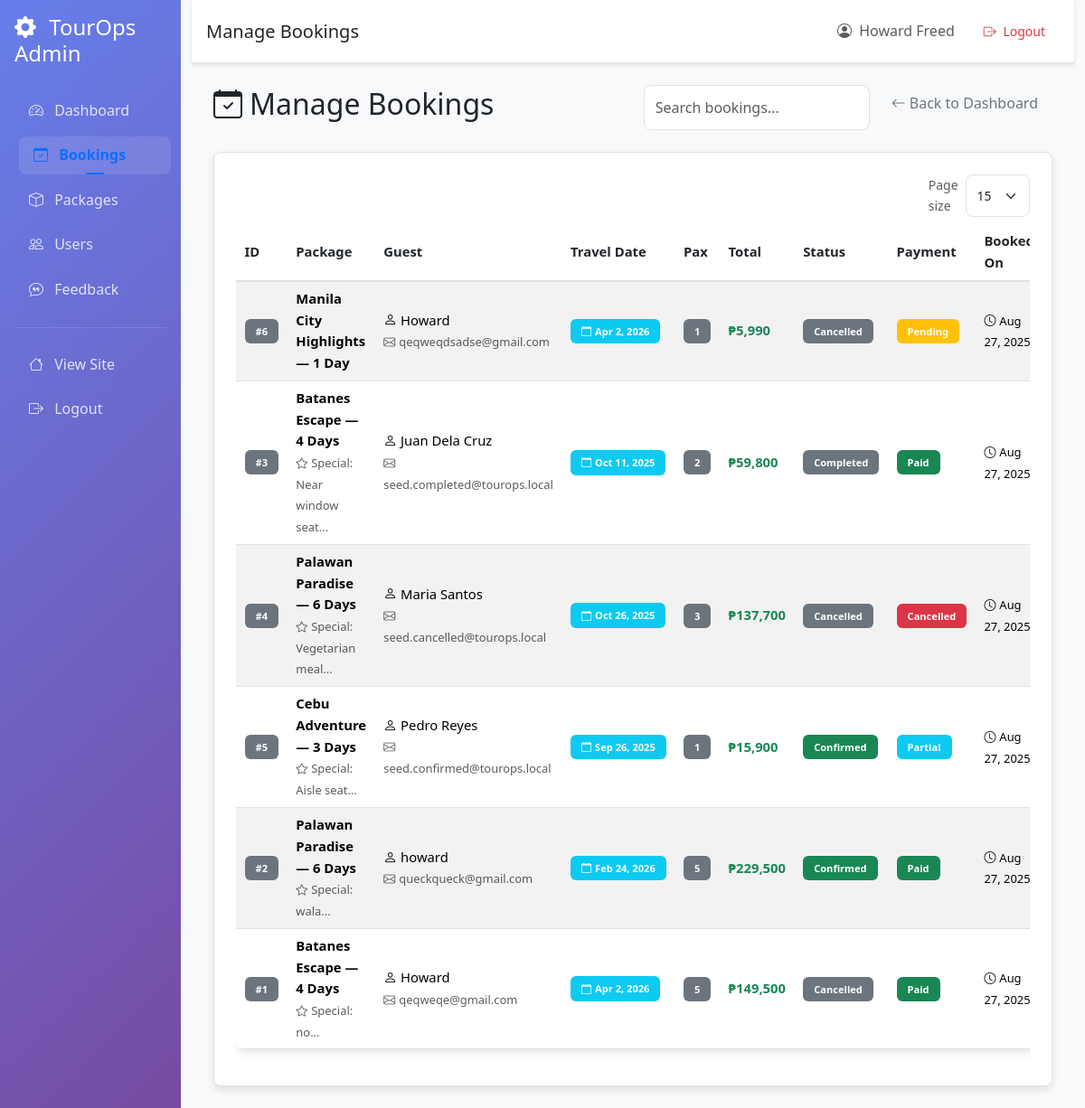
Page /admin/bookings.php (signed in) on the committed database.
### tables this page shows
CREATE TABLE `bookings` (
  `id` int(11) NOT NULL,
  `user_id` int(11) DEFAULT NULL,
  `guest_name` varchar(150) NOT NULL,
  `guest_email` varchar(150) NOT NULL,
  `package_id` int(11) NOT NULL,
  `pax` int(11) NOT NULL,
  `total` decimal(10,2) NOT NULL,
  `travel_date` date NOT NULL,
  `special_requests` text DEFAULT NULL,
  `payment_status` enum('Pending','Paid','Partial','Cancelled') DEFAULT 'Pending',
  `status` varchar(30) DEFAULT 'Pending',
  `notes` text DEFAULT NULL,
  `created_at` timestamp NOT NULL DEFAULT current_timestamp()
);

CREATE TABLE `packages` (
  `id` int(11) NOT NULL,
  `title` varchar(200) NOT NULL,
  `description` text DEFAULT NULL,
  `days` int(11) NOT NULL,
  `duration` varchar(50) DEFAULT NULL,
  `price` decimal(10,2) NOT NULL,
  `highlights` text DEFAULT NULL,
  `image` varchar(255) DEFAULT NULL,
  `image_url` varchar(255) DEFAULT NULL,
  `location` varchar(200) DEFAULT NULL,
  `group_size` int(11) DEFAULT 1,
  `created_at` timestamp NOT NULL DEFAULT current_timestamp()
);

### inc/pagination.php (called while the page is built, shortened)
<?php
function pagination_allowed_sizes(): array {
    return [10, 15, 30, 50];
}
function pagination_get_page_and_size(int $defaultPageSize = 15): array {
    $allowed = pagination_allowed_sizes();
    $page = isset($_GET['page']) ? max(1, (int)$_GET['page']) : 1;
    $perPage = isset($_GET['pageSize']) ? (int)$_GET['pageSize'] : $defaultPageSize;
    $offset = ($page - 1) * $perPage;
    return [$page, $perPage, $offset];
}

### admin/bookings.php (the view, shortened to what this page needs)
<?php
require_once '../inc/db.php';
require_once '../inc/pagination.php';
list($page, $perPage, $offset) = pagination_get_page_and_size(15);
$stm = $pdo->prepare("SELECT b.*, p.title
                      FROM bookings b
                      JOIN packages p ON p.id = b.package_id
                      ORDER BY b.created_at DESC
                      LIMIT :limit OFFSET :offset");
$stm->bindValue(':limit', $perPage, PDO::PARAM_INT);
$stm->bindValue(':offset', $offset, PDO::PARAM_INT);
$stm->execute();
$bookings = $stm->fetchAll();
include 'header.php';
?>
<div class="d-flex justify-content-between align-items-center mb-4">
    <h2><i class="bi bi-calendar-check me-2"></i>Manage Bookings</h2>
    <div class="d-flex gap-2">
        <input type="text" class="form-control table-search" placeholder="Search bookings..." style="width: 250px;">
        <a href="index.php" class="btn btn-outline-secondary">
            <i class="bi bi-arrow-left me-1"></i>Back to Dashboard
        </a>
    </div>
</div>
<div class="card no-hover">
    <div class="card-body">
        <div class="d-flex justify-content-end mb-2">
            <form method="get" class="d-flex align-items-center gap-2">
                <label class="text-muted small mb-0">Page size</label>
                <select name="pageSize" class="form-select form-select-sm" onchange="this.form.submit()">
                    <?php foreach (pagination_allowed_sizes() as $size): ?>
                        <option value="<?= $size ?>" <?= $perPage===$size? 'selected':'' ?>><?= $size ?></option>
                    <?php endforeach; ?>
                </select>
            </form>
        </div>
        <div class="table-responsive sticky-head">
            <table class="table table-striped table-hover table-compact">
                <thead class="table-dark">
                    <tr>
                        <th>ID</th>
                        <th>Package</th>
                        <th>Guest</th>
                        <th>Travel Date</th>
                        <th>Pax</th>
                        <th>Total</th>
                        <th>Status</th>
                        <th>Payment</th>
                        <th>Booked On</th>
                    </tr>
                </thead>
                <tbody>
                    <?php foreach ($bookings as $b): ?>
                        <tr>
                            <td><span class="badge bg-secondary">#<?=$b['id']?></span></td>
                            <td>
                                <strong><?=htmlspecialchars($b['title'])?></strong>
                                <?php if (!empty($b['special_requests'])): ?>
                                    <br><small class="text-muted">
                                        <i class="bi bi-star me-1"></i>Special: <?=htmlspecialchars(substr($b['special_requests'], 0, 50))?>...
                                    </small>
                                <?php endif; ?>
                            </td>
                            <td>
                                <i class="bi bi-person me-1"></i><?=htmlspecialchars($b['guest_name'])?><br>
                                <small class="text-muted">
                                    <i class="bi bi-envelope me-1"></i><?=htmlspecialchars($b['guest_email'])?>
                                </small>
                            </td>
                            <td>
                                <span class="badge bg-info">
                                    <i class="bi bi-calendar me-1"></i><?=date('M j, Y', strtotime($b['travel_date']))?>
                                </span>
                            </td>
                            <td><span class="badge bg-secondary"><?=$b['pax']?></span></td>
                            <td><strong class="text-success">₱<?=number_format($b['total'],0)?></strong></td>
                            <td>
                                <span class="badge bg-<?=$b['status'] === 'Confirmed' ? 'success' : ($b['status'] === 'Pending' ? 'warning' : 'secondary')?>">
                                    <?=htmlspecialchars($b['status'])?>
                                </span>
                            </td>
                            <td>
                                <span class="badge bg-<?=$b['payment_status'] === 'Paid' ? 'success' : ($b['payment_status'] === 'Partial' ? 'info' : ($b['payment_status'] === 'Cancelled' ? 'danger' : 'warning'))?>">
                                    <?=htmlspecialchars($b['payment_status'])?>
                                </span>
                            </td>
                            <td><small><i class="bi bi-clock me-1"></i><?=date('M j, Y', strtotime($b['created_at']))?></small></td>
                        </tr>
                    <?php endforeach; ?>
                </tbody>
            </table>
        </div>
    </div>
</div>
<?php include 'footer.php'; ?>

### assets/css/styles.css (style rules this page uses)
:root { --primary-color: #0d6efd; --secondary-color: #6c757d; --success-color: #198754; --danger-color: #dc3545; --warning-color: #ffc107; --info-color: #0dcaf0; --body-bg: #f8f9fa; --body-bg-alt: #ffffff; --text-color: #212529; --text-muted: #6c757d; --border-color: #dee2e6; --card-bg: #ffffff; --card-hover-bg: #f8f9fa; --navbar-bg: var(--footer-bg); --footer-bg: #212529; --shadow-sm: 0 0.125rem 0.25rem rgba(0, 0, 0, 0.075); --shadow: 0 0.25rem 0.5rem rgba(0, 0, 0, 0.1); --shadow-lg: 0 0.5rem 1rem rgba(0, 0, 0, 0.15); --border-radius: 0.5rem; --transition: all 0.3s cubic-bezier(0.4, 0, 0.2, 1); }
* { box-sizing: border-box; }
html { scroll-behavior: smooth; }
body { background-color: var(--body-bg); color: var(--text-color); font-family: 'Segoe UI', Tahoma, Geneva, Verdana, sans-serif; line-height: 1.6; margin: 0; padding: 0; transition: background-color 0.3s ease, color 0.3s ease; }
.card { background-color: var(--card-bg); border: 1px solid var(--border-color); border-radius: var(--border-radius); box-shadow: var(--shadow); transition: var(--transition); overflow: hidden; }
.card-body { padding: 1.5rem; color: var(--text-color); }
.btn { border-radius: var(--border-radius); font-weight: 500; transition: var(--transition); border: none; padding: 0.5rem 1rem; }
.form-control, .form-select { border-radius: var(--border-radius); border: 1px solid var(--border-color); padding: 0.75rem; transition: var(--transition); }
.table { border-radius: var(--border-radius); overflow: hidden; box-shadow: var(--shadow); }
.table th { background-color: var(--body-bg-alt); border-bottom: 2px solid var(--border-color); font-weight: 600; color: var(--text-color); padding: 1rem; }
.table td { padding: 1rem; vertical-align: middle; }
.table-striped > tbody > tr:nth-of-type(odd) { background-color: rgba(0, 0, 0, 0.02); }
a, .btn-link { transition: var(--transition); }
.badge { font-weight: 500; padding: 0.5rem 0.75rem; font-weight: 600; }
.table.table-compact > :not(caption) > * > * { padding: 0.45rem 0.6rem; vertical-align: middle; font-size: 0.925rem; }
.table-responsive.sticky-head { max-height: calc(100vh - 280px); overflow: auto; }
.sticky-head thead th { position: sticky; top: 0; z-index: 2; background: var(--card-bg, #fff); }

### rows in the picture
bookings: id "6", package.title "Manila City Highlights — 1 Day", guest_name "Howard", guest_email "qeqweqdsadse@gmail.com", travel_date "Apr 2, 2026", pax "1", total "5,990", status "Cancelled", payment_status "Pending", created_at "Aug 27, 2025"
bookings: id "3", package.title "Batanes Escape — 4 Days", special_requests "Near window seat", guest_name "Juan Dela Cruz", guest_email "seed.completed@tourops.local", travel_date "Oct 11, 2025", pax "2", total "59,800", status "Completed", payment_status "Paid", created_at "Aug 27, 2025"
bookings: id "4", package.title "Palawan Paradise — 6 Days", special_requests "Vegetarian meal", guest_name "Maria Santos", guest_email "seed.cancelled@tourops.local", travel_date "Oct 26, 2025", pax "3", total "137,700", status "Cancelled", payment_status "Cancelled", created_at "Aug 27, 2025"
bookings: id "5", package.title "Cebu Adventure — 3 Days", special_requests "Aisle seat", guest_name "Pedro Reyes", guest_email "seed.confirmed@tourops.local", travel_date "Sep 26, 2025", pax "1", total "15,900", status "Confirmed", payment_status "Partial", created_at "Aug 27, 2025"
bookings: id "2", package.title "Palawan Paradise — 6 Days", special_requests "wala", guest_name "howard", guest_email "queckqueck@gmail.com", travel_date "Feb 24, 2026", pax "5", total "229,500", status "Confirmed", payment_status "Paid", created_at "Aug 27, 2025"
bookings: id "1", package.title "Batanes Escape — 4 Days", special_requests "no", guest_name "Howard", guest_email "qeqweqe@gmail.com", travel_date "Apr 2, 2026", pax "5", total "149,500", status "Cancelled", payment_status "Paid", created_at "Aug 27, 2025"

### other values in the picture
$page_titles[$current_page] "Manage Bookings"
$_SESSION['user']['fullname'] "Howard Freed"
form field pageSize "15"
